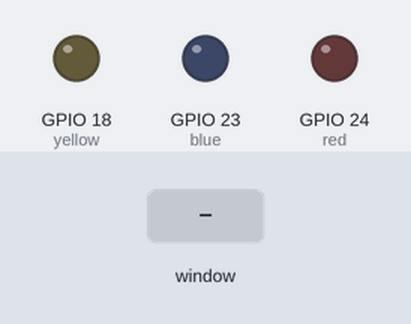
A program run on a simulated Raspberry Pi (BCM pin numbers). Shown: output pins drawn as LEDs (lit = HIGH). Inputs (shaded band) come from the test bench. The desktop window is not drawn, its controls go by their first labels and the mouse button is held 0.15 s. At 8.8 s the program stops and its outputs stay as they are.

Above: at 1.2 s.
1.3 s: control labelled "Turn Yellow LED On" in the window clicked
At 1.7 s:
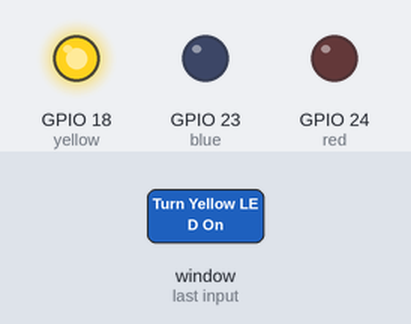
2.8 s: control labelled "Turn Blue LED On" in the window clicked
At 4.0 s:
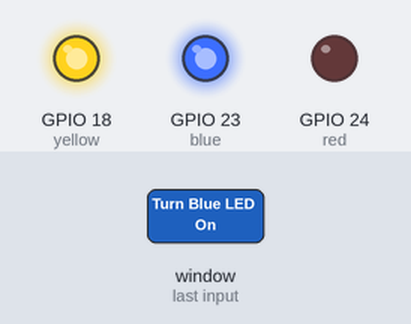
4.3 s: control labelled "Turn Red LED On" in the window clicked
At 5.2 s:
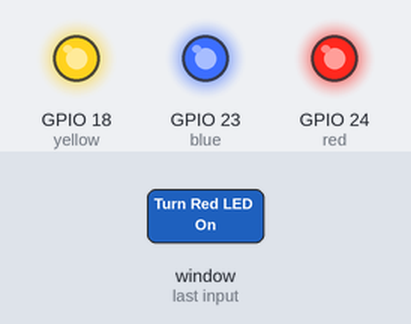
5.8 s: control labelled "Turn Yellow LED On" in the window clicked
At 6.3 s:
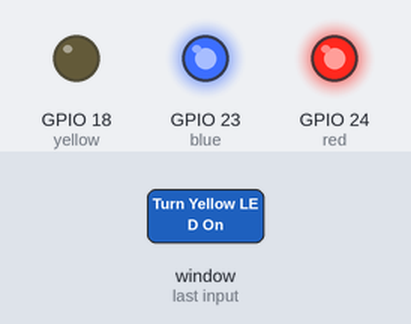
7.3 s: control labelled "Turn Blue LED On" in the window clicked
At 8.5 s:
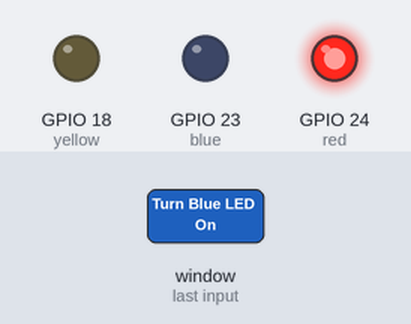
8.8 s: control labelled "Exit" in the window clicked
At 9.8 s:
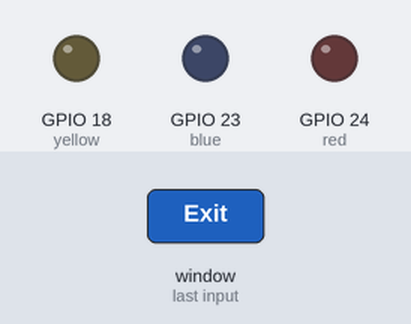
Timing chart, 0 to 10.3 s (numbered marks = the images above; inputs shaded):
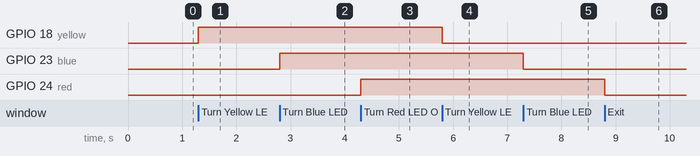

The program:

task5.2C.py
```python
from tkinter import *
import tkinter.font
from gpiozero import LED
import RPi.GPIO
RPi.GPIO.setmode(RPi.GPIO.BCM)
## hardware
yellow = LED(18)
blue = LED(23)
red = LED(24)

##GUI Definitions##
win = Tk()
win.title("LED Toggler")
myFont = tkinter.font.Font(family = 'Helvetica' , size = 12, weight = "bold")

##EVENT FUNCTIONS ##

def toggleLed(led, ledColor, ledButtonText):
        if led.is_lit:
                led.off()
                ledButtonText.set("Turn " +ledColor + " LED on")
        else:
                led.on()
                ledButtonText.set("Turn " +ledColor + " LED off")
def close():
        RPi.GPIO.cleanup()
        win.destroy()

### WIDGETS ###
yellowButtonText = tkinter.StringVar()
yellowButtonText.set('Turn Yellow LED On')
yellowButton = Button(win, font = myFont, textvariable=yellowButtonText, command = lambda: toggleLed(yellow, "Yellow", yellowButtonText), bg = 'bisque2', height = 1, width = 24)
yellowButton.grid(row=0, column=1)
blueButtonText = tkinter.StringVar()
blueButtonText.set('Turn Blue LED On')
blueButton = Button(win,font = myFont, textvariable=blueButtonText,  command =  lambda: toggleLed(blue, "Blue", blueButtonText), bg = 'bisque2', height = 1, width = 24)
blueButton.grid(row=1, column=1)
redButtonText = tkinter.StringVar()
redButtonText.set('Turn Red LED On')
redButton = Button(win,font = myFont, textvariable=redButtonText,  command =  lambda: toggleLed(red, "Red",redButtonText), bg = 'bisque2', height = 1, width = 24)
redButton.grid(row=2, column=1)

## EXIT BUTTON ##

exitButton = Button(win,text = 'Exit', font = myFont, command = close, bg = 'red', height = 1, width = 6)
exitButton.grid(row=3, column=1)

win.protocol("WM_DELETE_WINDOW", close) #exit cleanly

win.mainloop() #loop forever
```

Measured:
- after the input at 1.3 s, GPIO 18 (yellow): LOW → HIGH at once
- after the input at 2.8 s, GPIO 23 (blue): LOW → HIGH at once
- after the input at 4.3 s, GPIO 24 (red): LOW → HIGH at once
- after the input at 5.8 s, GPIO 18 (yellow): HIGH → LOW at once
- after the input at 7.3 s, GPIO 23 (blue): HIGH → LOW at once
- after the input at 8.8 s, GPIO 24 (red): HIGH → LOW at once
